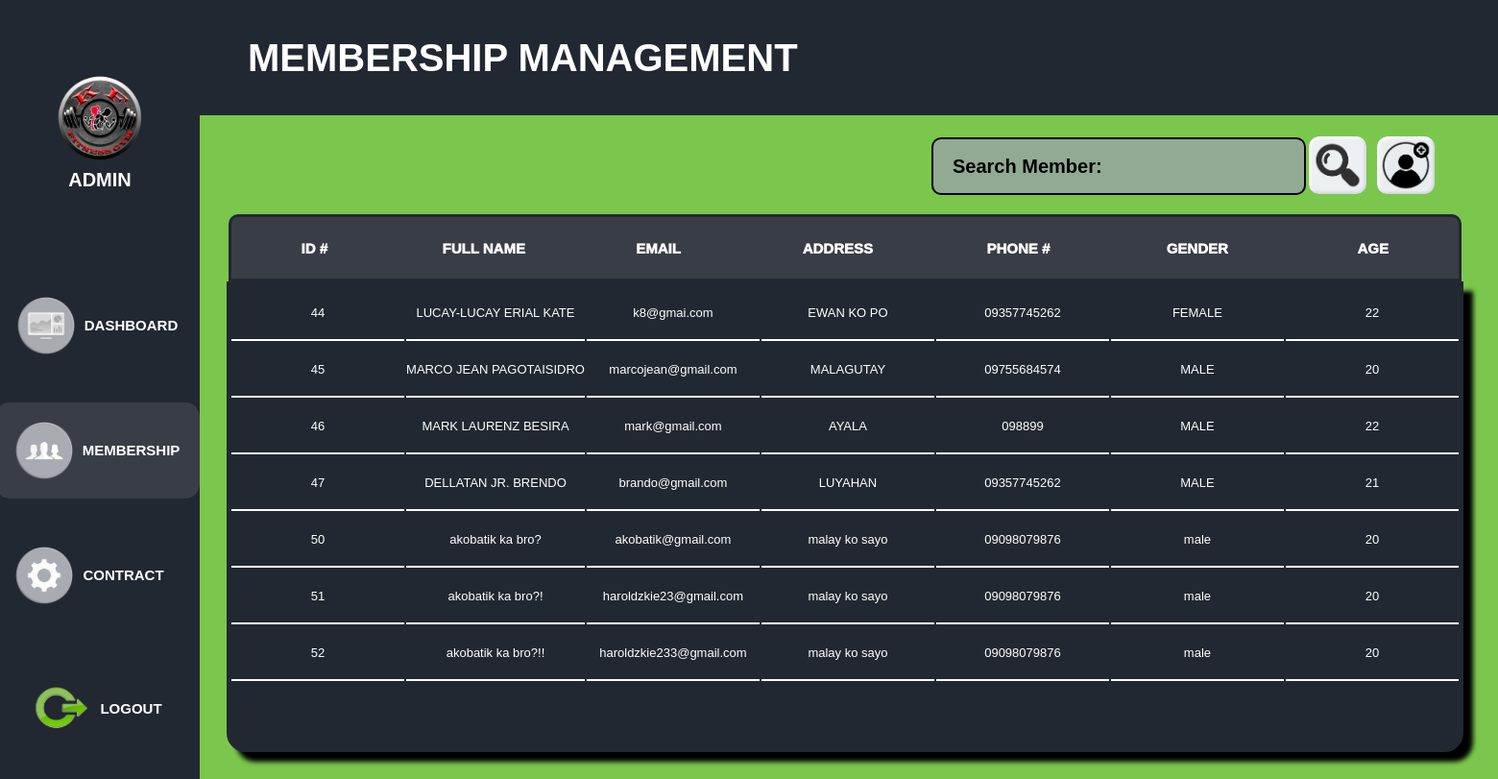
The page /Admin/admin_ManageMembers/manage_members.php on the database its author committed.
### tables this page shows
CREATE TABLE `members` (
  `member_id` int(11) NOT NULL,
  `users_id` int(11) NOT NULL,
  `fullName` varchar(150) NOT NULL,
  `email` varchar(255) NOT NULL,
  `address` varchar(255) NOT NULL,
  `phone_no` varchar(15) NOT NULL,
  `gender` varchar(6) NOT NULL,
  `age` int(2) NOT NULL
);

### Admin/admin_ManageMembers/manage_members.php (the view, shortened to what this page needs)
<?php
    require_once '../../include/config.php';
?>
<!DOCTYPE html>
<html lang="en">
<head>
    <link rel="stylesheet" type="text/css" href="../css/members.css?v=<?php echo time(); ?>">
</head>
<body>
    <div class="header">
        <div class="title">
            <h1 class="h1-membership">MEMBERSHIP MANAGEMENT</h1>
        </div>
        <div class="search-form">
            <form action="search_members/search.php" method="post">
                <button class="search-button"><img src="../../image/searching-icon.png"></button>
                <input type="text" name="search" placeholder="Search Member:">
            </form>
            <a href="add_Members/register.php"><button class="add-button"><img src="../../image/adding-icon.png"></button></a>
        </div>
        <div class="table-div">
                <?php
                    $sql = "SELECT * FROM members";
                    if($result = $pdo->query($sql)){
                        if($result->rowCount() > 0){
                            echo '<table class="table table-bordered table-striped">';
                                echo '<thead class="header-th">';
                                    echo '<tr class="header-tr">';
                                        echo "<th>ID #</th>";
                                        echo "<th>FULL NAME</th>";
                                        echo "<th>EMAIL</th>";
                                        echo "<th>ADDRESS</th>";
                                        echo "<th>PHONE #</th>";
                                        echo "<th>GENDER</th>";
                                        echo "<th>AGE</th>";
                                    echo "</tr>";
                                echo "</thead>";
                                echo "<tbody>";
                                while($row = $result->fetch()){
                                    echo "<tr>";
                                            echo "<td>" . $row['member_id'] . "</td>";
                                            echo "<td>" . $row['fullName'] . "</td>";
                                            echo "<td>" . $row['email'] . "</td>";
                                            echo "<td>" . $row['address'] . "</td>";
                                            echo "<td>" . $row['phone_no'] . "</td>";
                                            echo "<td>" . $row['gender'] . "</td>";
                                            echo "<td>" . $row['age'] . "</td>";
                                        echo "</tr>";
                                }
                                echo "</tbody>";
                            echo "</table>";
                        } else {
                            echo '<div class="alert alert-danger"><em>No records were found.</em></div>';
                        }
                    } else {
                        echo "Oops! Something went wrong. Please try again later.";
                    }
                     ?>
        </div>
        <div class="side-nav">
            <div class="user">
            <div>
            <a href="../profile_index.php"><img src="../../image/logo.png" class="user-img"></a>
                <h1 class="admin">
                        ADMIN
                    </h1>
                </div>
            </div>
            <div class="navs-div">
                <ul>
                    <a href="../admin_dashboard/dashboard.php"><li id="dashboard-li"><img src="../../image/dashboard_icon.png" class="dashboard_icon-img"><p>DASHBOARD</p></li></a>
                    <a href=""><li id="members-li"><img src="../../image/membership-icon.png" class="members-img"><p>MEMBERSHIP</p></li></a>
                    <a href="../contract/contract_index.php"><li id="contract-li"><img src="../../image/setting-icon.png" class="contract-img"><p class="contract-p">CONTRACT</p></li></a>
                </ul>
                </div>
            <ul>
                <a href="../logout.php"><li id="logout-li"><img src="../../image/logout.png" class="logout-img"><p>LOGOUT</p></li></a>
            </ul>
        </div>
    </div>
</body>
</html>

### Admin/css/members.css (style rules this page uses)
body { margin: 0; height: 100vh; background-color: #7BC74D; overflow: hidden; }
* { margin: 0; padding: 0; box-sizing: border-box; font-family: 'poppins', sans-serif; }
.admin { color: white; margin: auto; justify-content: center; align-items: center; display: flex; }
.side-nav { width: 208px; height: 100%; position: fixed; top: 0; left: 0; padding: 30px 15px; background-color: #222831; backdrop-filter: blur(5px); display: flex; justify-content: space-around; flex-direction: column; transition: width 0.5s; }
.user { display: flex; margin: auto; align-items: center; justify-content: center; font-size: 12px; border-radius: 8px; margin-left: auto; margin-right: auto; overflow: block; }
.user h1 { font-size: 20px; font-weight: 600; white-space: nowrap; }
.user-img { width: 100px; align-items: center; justify-content: center; }
ul { list-style: none; }
ul li { margin: 30px 0; display: flex; align-items: center; justify-content: center; cursor: pointer; padding: 20px; }
ul li img { width: 60px; margin-right: 0px; }
.navs-div { transform: translateY(1rem); }
ul li p { padding-left: 10px; color: white; font-size: 15px; }
.contract-p { transform: translateX(-8px); }
.contract-img { transform: translateX(-8px); }
a { text-decoration: none; }
#members-li { padding: 20px 50px; font-weight: bold; margin-left: -20px; margin-right: -15px; background-color: #393E46; border-radius: 15px; transition: 0.5s; }
#dashboard-li, #contract-li, #logout-li { padding: 20px 50px; font-weight: bold; margin-left: -20px; margin-right: -15px; transition: 0.5s; }
.title { padding: 0 50px; display: flex; justify-content: start; align-items: center; transform: translateX(13rem); color: white; font-weight: bold; font-size: 20px; background-color: #222831; height: 120px; }
.search-form { transform: translateX(55%); transition: 0.5s; }
.search-form { display: block; padding: 20px 0px; }
.search-form input { width: 390px; height: 60px; border-style: solid; border-width: 2px; border-radius: 10px; border-color: black; font-weight: 1000; padding: 0 20px; font-size: 20px; background-color: #92AA93; color: black; transform: translate(7rem, -100%); }
.search-form input::placeholder { color: black; font-weight: bold; }
.search-button { padding: 0 5px; border: none; background: none; width: 50px; height: 100%; display: block; transform: translate(500px, 2px); }
.search-button img { width: 60px; height: 100%; transition: 0.5s; border-radius: 10px; }
.add-button { padding: 0; border: none; background: none; width: 60px; height: 100%; position: absolute; transform: translate(36rem, -171px); }
.add-button img { width: 60px; height: 60px; transition: 0.5s; border-radius: 10px; }
.table { table-layout: fixed; display: grid; place-items: center; transform: translate(100px, -60px); }
.header-th { display: grid; place-items: center; border-style: solid; border-color: #222831; background-color: #393E46; overflow: hidden; height: 70px; width: 80.3rem; border-radius: 10px 10px 0 0; }
.table tbody { overflow-y: auto; height: 490px; border-bottom-right-radius: 20px; border-bottom-left-radius: 20px; box-shadow: 10px 10px 5px 0 #000000; background-color: #222831; border-color: #222831; border-style: solid; }
.table th { width: 250px; overflow: hidden; padding: 20px 0; text-align: center; font-weight: 1000; color: #ffffff; font-size: 15px; text-overflow: ellipsis; }
.table td { white-space: nowrap; overflow: hidden; text-overflow: ellipsis; width: 180px; border-bottom: 2px solid #ffffff; padding: 20px 0; text-align: center; color: #ffffff; font-size: 13px; }

### rows shown on the page
members: member_id "44", fullName "LUCAY-LUCAY ERIAL KATE", email "k8@gmai.com", address "EWAN KO PO", phone_no "09357745262", gender "FEMALE", age "22"
members: member_id "45", fullName "MARCO JEAN PAGOTAISIDRO", email "marcojean@gmail.com", address "MALAGUTAY", phone_no "09755684574", gender "MALE", age "20"
members: member_id "46", fullName "MARK LAURENZ BESIRA", email "mark@gmail.com", address "AYALA", phone_no "098899", gender "MALE", age "22"
members: member_id "47", fullName "DELLATAN JR. BRENDO", email "brando@gmail.com", address "LUYAHAN", phone_no "09357745262", gender "MALE", age "21"
members: member_id "50", fullName "akobatik ka bro?", email "akobatik@gmail.com", address "malay ko sayo", phone_no "09098079876", gender "male", age "20"
members: member_id "51", fullName "akobatik ka bro?!", email "haroldzkie23@gmail.com", address "malay ko sayo", phone_no "09098079876", gender "male", age "20"
members: member_id "52", fullName "akobatik ka bro?!!", email "haroldzkie233@gmail.com", address "malay ko sayo", phone_no "09098079876", gender "male", age "20"
